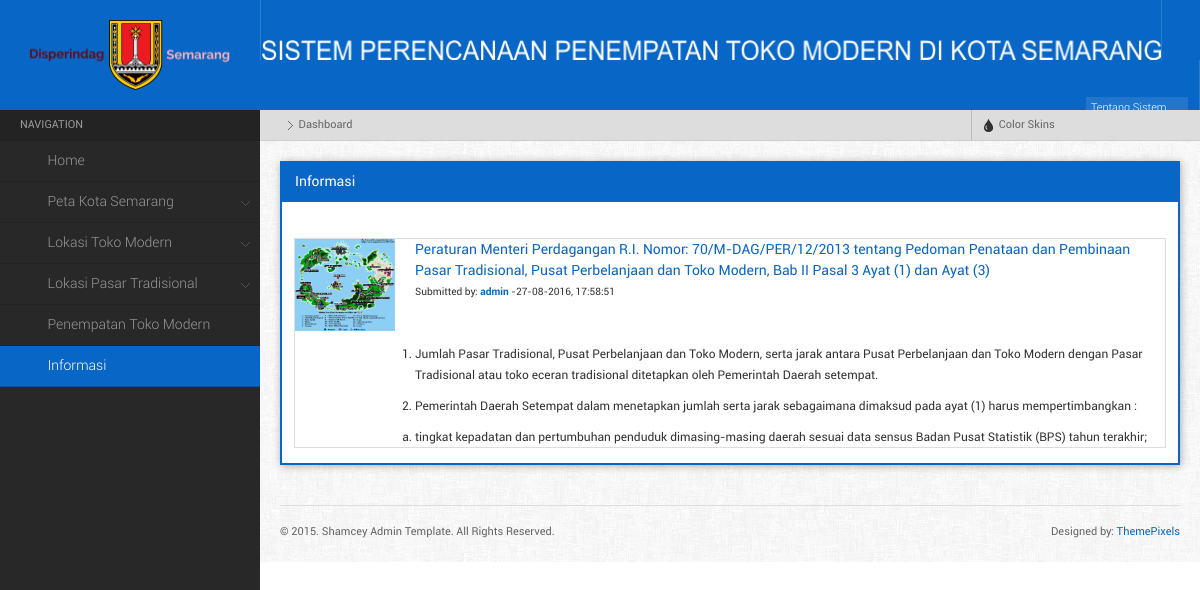
Page /index.php?menu=lihatInfoumum on the earlier database version.
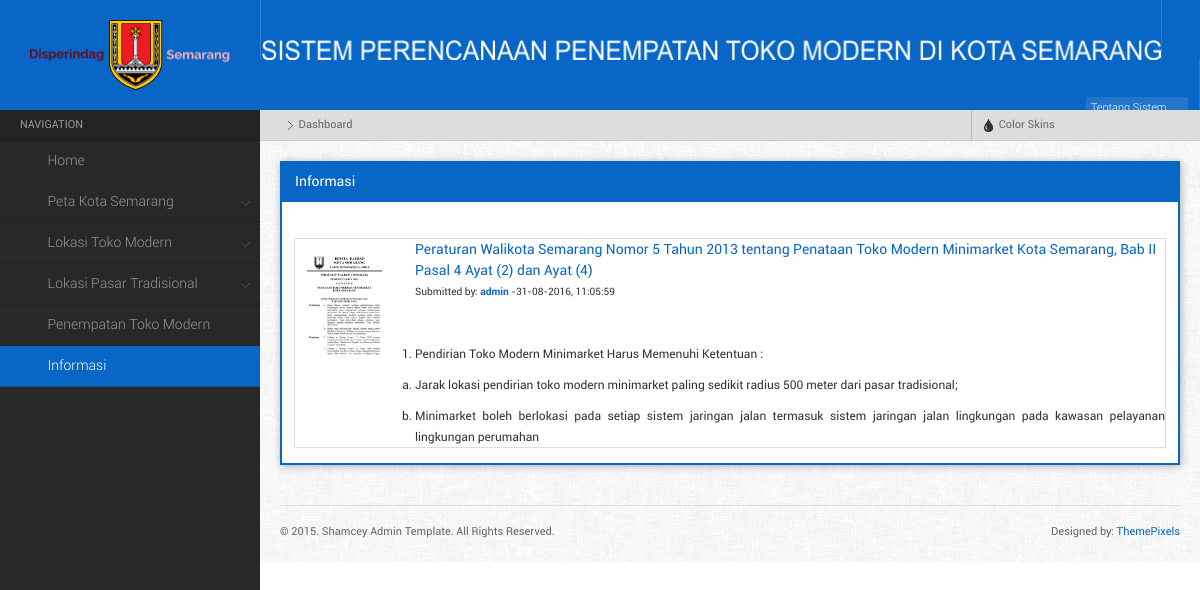
Same page on the later database version.
### tables this page shows
CREATE TABLE `info` (
  `id_info` int(11) NOT NULL,
  `id_user` int(11) NOT NULL,
  `judul` varchar(200) NOT NULL,
  `isi` text NOT NULL,
  `tanggal` timestamp NOT NULL DEFAULT CURRENT_TIMESTAMP ON UPDATE CURRENT_TIMESTAMP,
  `gambar` varchar(100) NOT NULL
);

### index.php (called while the page is built)
<?php
	include "home.php";
?>

### component/lihat_info_umum.php (the view, shortened to what this page needs)
<?php
	$query =mysql_query("SELECT * FROM info ORDER BY tanggal DESC") or die (mysql_error());
    echo" <div class=\"widget\">
				<h4 class=\"widgettitle\">Informasi</h4>
			<div class=\"widgetcontent\">
			<div class=\"row-fluid\">
			<div class=\"span\" height=\"500px\">
				<br />
				<div id=\"scroll1\" class=\"mousescroll\">
				<ul class=\"enrylist\">
				";
				while($pecah = mysql_fetch_array($query)){
				$date = date('d-m-Y, H:i:s', strtotime($pecah['tanggal']));
					echo "	<li>
							<div class=\"entry_wrap\">
								<div class=\"entry_img\"><img width='100px' height='200px' src='component/upload/$pecah[gambar]' alt=\"\"></div>
								<div class=\"entry_content\">
									<h5> <a href=\"\">$pecah[judul]</a></h5>
									<small>Submitted by: <a href=\"\"><strong>admin</strong></a> -$date</small>
									<p><br />$pecah[isi]</p>
								</div>
							</div>
							</li>
						";
				};
				echo "
				</ul>
				</div>
			</div>
			</div>
			</div>
		</div>
	";
?>

Differences in the rows shown:
no longer on this page (row edited): info: gambar (picture), judul "Peraturan Menteri Perdagangan R.I. Nomor: 70/M-DAG/PER/12/2013 tentang Pedoman Penataan dan Pembinaan Pasar Tradisional, Pusat Perbelanjaan dan Toko Modern, Bab II Pasal 3 Ayat (1) dan Ayat (3)", tanggal "27-08-2016, 17:58:51", isi "Jumlah Pasar Tradisional, Pusat Perbelanjaan dan Toko Modern, serta jarak antara Pusat Perbelanjaan dan Toko Modern dengan Pasar Tradisional atau toko eceran tradisional ditetapkan oleh Pemerintah Daerah setempat. Pemerintah Daerah Setempat dalam menetapkan jumlah serta jarak sebagaimana dimaksud pada ayat (1) harus mempertimbangkan : tingkat kepadatan dan pertumbuhan penduduk dimasing-masing daerah sesuai data sensus Badan Pusat Statistik (BPS) tahun terakhir;"
now on this page (row edited): info: gambar (picture), judul "Peraturan Walikota Semarang Nomor 5 Tahun 2013 tentang Penataan Toko Modern Minimarket Kota Semarang, Bab II Pasal 4 Ayat (2) dan Ayat (4)", tanggal "31-08-2016, 11:05:59", isi "Pendirian Toko Modern Minimarket Harus Memenuhi Ketentuan : Jarak lokasi pendirian toko modern minimarket paling sedikit radius 500 meter dari pasar tradisional; Minimarket boleh berlokasi pada setiap sistem jaringan jalan termasuk sistem jaringan jalan lingkungan pada kawasan pelayanan lingkungan perumahan"
